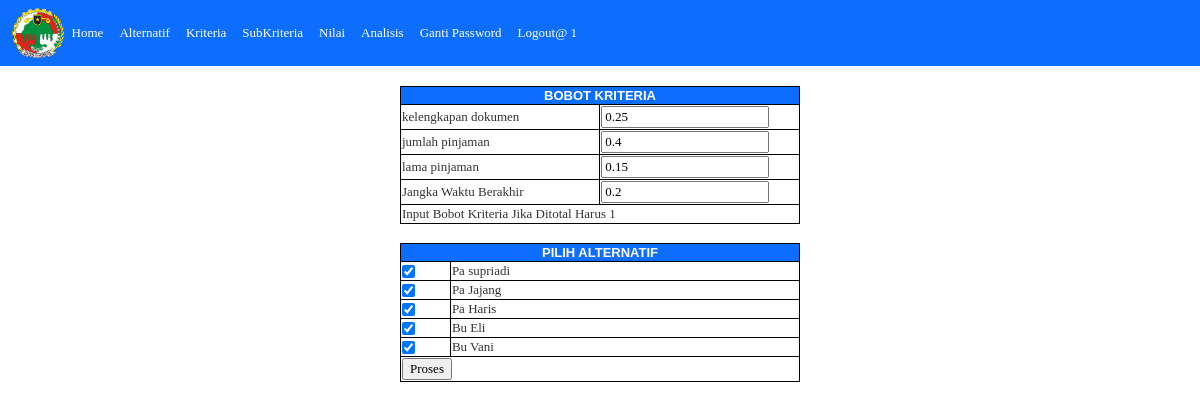
The app's page /konsultasi-maut-php-mysql.php (signed in) with its own data.
### tables this page shows
CREATE TABLE `kriteria` (
  `id_kriteria` int(11) NOT NULL,
  `nama_kriteria` varchar(100) DEFAULT NULL,
  `bobot_kriteria` double DEFAULT NULL
);

CREATE TABLE `alternatif` (
  `id_alternatif` int(11) NOT NULL,
  `nama_alternatif` varchar(200) DEFAULT NULL
);

### konsultasi-maut-php-mysql.php (the view, shortened to what this page needs)
<?php
include("koneksi.php");
?>
<head>
	<link href="https://cdn.jsdelivr.net/npm/bootstrap@5.0.2/dist/css/bootstrap.min.css" rel="stylesheet">
	<link rel="stylesheet" href="style.css">
</head>
<!doctype html>
<html lang="en">
<body>
	<nav class="navbar navbar-expand-lg navbar-dark bg-primary x-4">
		<div class="container-fluid">
			<img src="2.png" widht="55" height="50">
			<div class="collapse navbar-collapse" id="navbarNav">
				<ul class="navbar-nav">
					<li class="nav-item">
						<a class="nav-link active" aria-current="page" href="admin.php">Home</a>
					</li>
					<li class="nav-item">
						<a class="nav-link active" aria-current="page" href="alternatif.php">Alternatif</a>
					</li>
					<li class="nav-item">
						<a class="nav-link active" aria-current="page" href="kriteria.php">Kriteria</a>
					</li>
					<li class="nav-item">
						<a class="nav-link active" aria-current="page" href="pilihan-kriteria.php">SubKriteria</a>
					</li>
					<li class="nav-item">
						<a class="nav-link active" aria-current="page" href="nilai.php">Nilai</a>
					</li>
					<li class="nav-item">
						<a class="nav-link active" aria-current="page" href="konsultasi-maut-php-mysql.php">Analisis</a>
					</li>
					<li class="nav-item">
						<a class="nav-link active" aria-current="page" href="ganti-password.php">Ganti Password</a>
					</li>
					<li class="nav-item">
						<a class="nav-link active" aria-current="page" href="logout.php">Logout@ <?php echo $_SESSION['userlogin']; ?></a>
					</li>
				</ul>
			</div>
		</div>
	</nav>
	<?php
	if (!isset($_POST['button'])) {
	?>
		<form name="form1" method="post" action=""><br>
			<table class="table-bordered" align="center" style="border-color:black" width="400">
				<tr>
					<th bgcolor=#0D6EFD colspan="2"><a style="color: white; font-size:15px">
							<div align="center"><strong>
									<font size="2" face="Arial, Helvetica, sans-serif">
										<font size="2">BOBOT KRITERIA</font>
									</font>
								</strong></div>
					</th>
					<?php
					$q = mysqli_query($db, "select * from kriteria ORDER BY id_kriteria");
					while ($r = mysqli_fetch_array($q)) {
					?>
				<tr>
					<td width="200">
						<?php echo $r['nama_kriteria']; ?>
					</td>
					<td width="200">
						<input id="bobot_kriteria_<?php echo $r['id_kriteria']; ?>" name="bobot_kriteria_<?php echo $r['id_kriteria']; ?>" type="text" value="<?php echo $r['bobot_kriteria']; ?>">
					</td>
				</tr>
			<?php } ?>
			<tr>
				<td colspan="2">Input Bobot Kriteria Jika Ditotal Harus 1</td>
			</tr>
			</table>
			<br>
			<table class="table-bordered" align="center" style="border-color:black" width="400">
				<tr>
					<th bgcolor=#0D6EFD colspan="2"><a style="color: white; font-size:15px">
							<div align="center"><strong>
									<font size="2" face="Arial, Helvetica, sans-serif">
										<font size="2">PILIH ALTERNATIF</font>
									</font>
								</strong></div>
					</th>
					<?php
					$q = mysqli_query($db, "select * from alternatif ORDER BY id_alternatif");
					while ($r = mysqli_fetch_array($q)) {
					?>
				<tr>
					<td width="50">
						<input id="alternatif<?php echo $r['id_alternatif']; ?>" name="alternatif<?php echo $r['id_alternatif']; ?>" type="checkbox" value="true" checked>
					</td>
					<td width="350">
						<?php echo $r['nama_alternatif']; ?>
					</td>
				</tr>
			<?php } ?>
			<tr>
				<td colspan="2"><input type="submit" name="button" value="Proses"></td>
			</tr>
			</table>
			<br>
		</form>
		<?php
	}
		?>
		<br />
</body>
</html>

### style.css (style rules this page uses)
body, td, th { font-family: Georgia, Times New Roman, Times, serif; font-size: 13px; color: #333333; }
a:link { text-decoration: none; color: #333333; }

### records on screen
kriteria: nama_kriteria "kelengkapan dokumen", bobot_kriteria "0.25"
kriteria: nama_kriteria "jumlah pinjaman", bobot_kriteria "0.4"
kriteria: nama_kriteria "lama pinjaman", bobot_kriteria "0.15"
kriteria: nama_kriteria "Jangka Waktu Berakhir", bobot_kriteria "0.2"
alternatif: nama_alternatif "Pa supriadi"
alternatif: nama_alternatif "Pa Jajang"
alternatif: nama_alternatif "Pa Haris"
alternatif: nama_alternatif "Bu Eli"
alternatif: nama_alternatif "Bu Vani"

### other values on screen
$_SESSION['userlogin'] "1"
